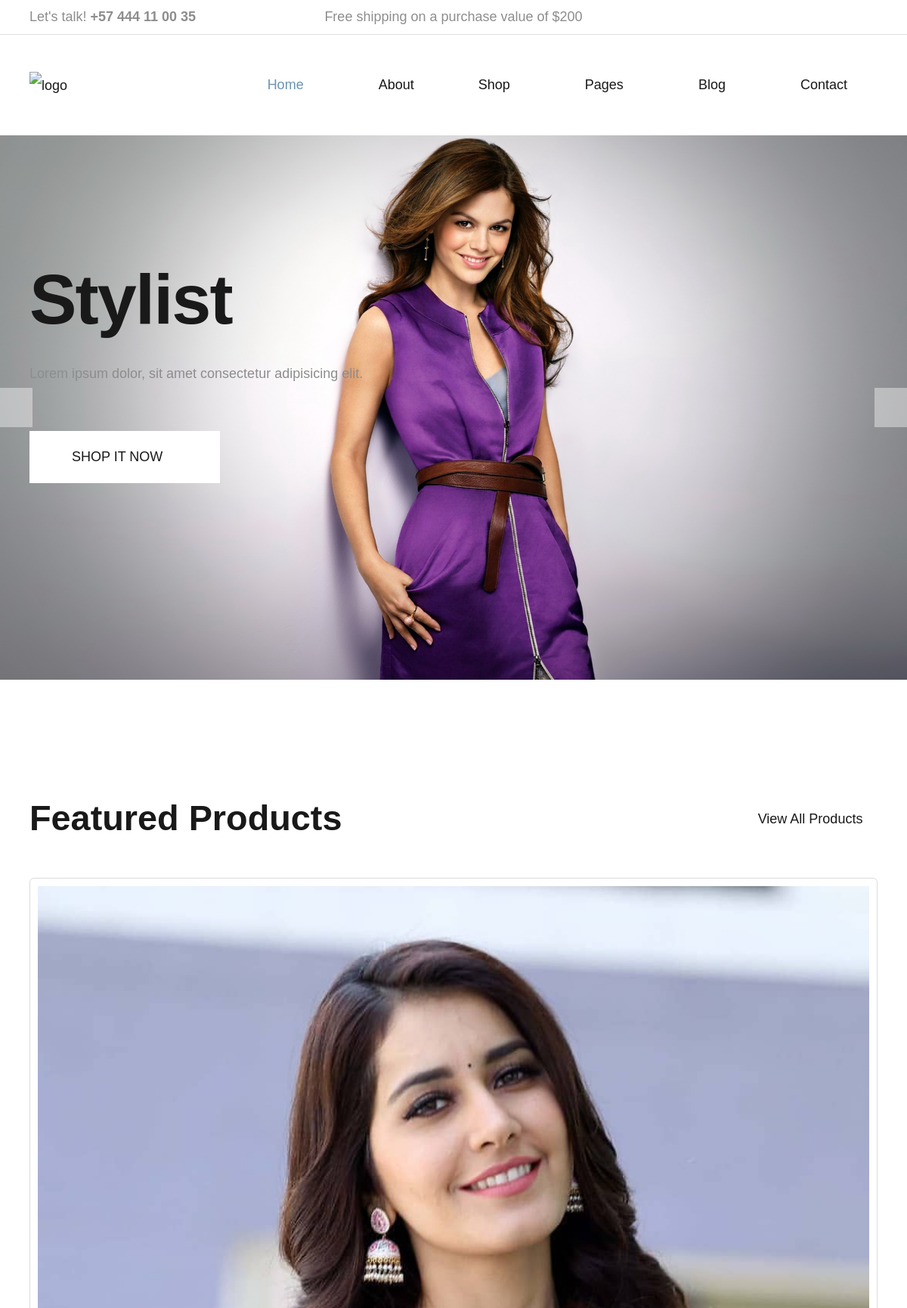
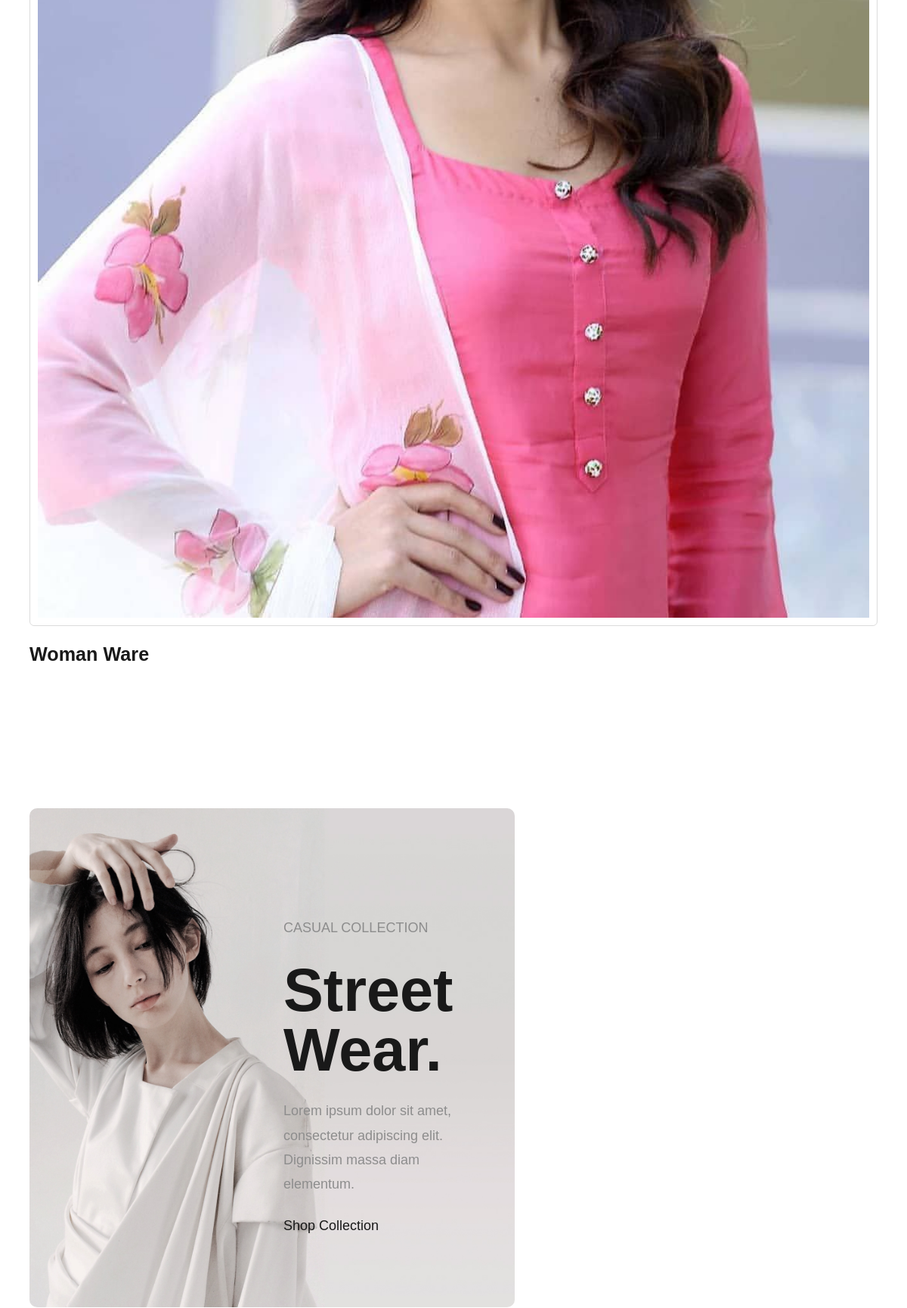
The page / (upper part) on the database its author committed (2 pictures, top to bottom).
### webapp/models.py (models this page shows)
class slider(models.Model):
    Title = models.CharField(max_length=100)
    Sub_title = models.CharField(max_length=100)
    image = models.FileField(upload_to="media/",default="")

class maincatagory(models.Model):
    name = models.CharField(max_length=100)
    image = models.FileField(upload_to="media/",default="")

### panel/views.py (the view)
# urls.py: path('',index),
def index(request):
    sdata = slider.objects.all()
    mcatd = maincatagory.objects.all()
    subd = subcatagory.objects.all()
    petad = petacatgory.objects.all()
    return render(request,'index.html',{'sdata':sdata,'mcatd':mcatd,'subd':subd,'petad':petad})

### panel/templates/index.html (shortened to what this page needs)
{% load static %}
<!DOCTYPE html>
<html lang="en">
<head>
  <link rel="stylesheet" type="text/css" href="{% static 'css/normalize.css' %}">
  <link rel="stylesheet" type="text/css" href="{% static 'icomoon/icomoon.css' %}">
  <link rel="stylesheet" type="text/css" href="{% static 'css/font-awesome.min.css' %}">
  <link rel="stylesheet" type="text/css" href="{% static 'css/vendor.css' %}">
  <link rel="stylesheet" type="text/css" href="{% static 'css/style.css' %}">
  <link rel="stylesheet" type="text/css" href="{% static 'css/css2.css' %}">
</head>
<body>
  <header id="header">
    <div id="header-wrap">
      <nav class="secondary-nav border-bottom">
        <div class="container">
          <div class="row d-flex align-items-center">
            <div class="col-md-4 header-contact">
              <p>Let's talk! <strong>+57 444 11 00 35</strong>
              </p>
            </div>
            <div class="col-md-4 shipping-purchase text-center">
              <p>Free shipping on a purchase value of $200</p>
            </div>
            <div class="col-md-4 col-sm-12 user-items">
              <ul class="d-flex justify-content-end list-unstyled">
                <li>
                  <a href="login.html">
                    <i class="icon icon-user"></i>
                  </a>
                </li>
                <li>
                  <a href="/cart">
                    <i class="icon icon-shopping-cart"></i>
                  </a>
                </li>
                <li>
                  <a href="/wishlist">
                    <i class="icon icon-heart"></i>
                  </a>
                </li>
                <li class="user-items search-item pe-3">
                  <a href="#" class="search-button">
                    <i class="icon icon-search"></i>
                  </a>
                </li>
              </ul>
            </div>
          </div>
        </div>
      </nav>
      <nav class="primary-nav padding-small">
        <div class="container">
          <div class="row d-flex align-items-center">
            <div class="col-lg-2 col-md-2">
              <div class="main-logo">
                <a href="/">
                  <img src="{% static 'images/main-logo.png' %}" alt="logo">
                </a>
              </div>
            </div>
            <div class="col-lg-10 col-md-10">
              <div class="navbar">
                <div id="main-nav" class="stellarnav d-flex justify-content-end right">
                  <ul class="menu-list">
                    <li class="menu-item has-sub">
                      <a href="/" class="item-anchor active d-flex align-item-center" data-effect="Home">Home<i
                          class="icon icon-chevron-down"></i></a>
                    </li>
                    <li><a href="/about" class="item-anchor" data-effect="About">About</a></li>
                    <li class="menu-item has-sub">
                      <a href="#" class="item-anchor d-flex align-item-center" data-effect="Shop">Shop<i
                          class="icon icon-chevron-down"></i></a>
                    </li>
                    <li class="menu-item has-sub">
                      <a href="#" class="item-anchor d-flex align-item-center" data-effect="Pages">Pages<i
                          class="icon icon-chevron-down"></i></a>
                    </li>
                    <li class="menu-item has-sub">
                      <a href="#" class="item-anchor d-flex align-item-center" data-effect="Blog">Blog<i
                          class="icon icon-chevron-down"></i></a>
                    </li>
                    <li><a href="/contact" class="item-anchor" data-effect="Contact">Contact</a></li>
                  </ul>
                </div>
              </div>
            </div>
          </div>
        </div>
      </nav>
    </div>
  </header>
  <section id="billboard" class="overflow-hidden">
    <button class="button-prev">
      <i class="icon icon-chevron-left"></i>
    </button>
    <button class="button-next">
      <i class="icon icon-chevron-right"></i>
    </button>
    <div class="swiper main-swiper">
      <div class="swiper-wrapper">
        {% for row in sdata %}
        <div class="swiper-slide"
          style="background-image: url('../../media/{{row.image}}');background-repeat: no-repeat;background-size: cover;background-position: center;">
          <div class="banner-content">
            <div class="container">
              <div class="row">
                <div class="col-md-6">
                  <h2 class="banner-title">{{row.Title}}</h2>
                  <p>{{row.Sub_title}}</p>
                  <div class="btn-wrap">
                    <a href="/shop" class="btn btn-light btn-medium d-flex align-items-center" tabindex="0">Shop it now <i class="icon icon-arrow-io"></i>
                    </a>
                  </div>
                </div>
              </div>
            </div>
          </div>
        </div>
        {% endfor%}
      </div>
    </div>
  </section>
  <section id="featured-products" class="product-store padding-large">
    <div class="container">
      <div class="section-header d-flex flex-wrap align-items-center justify-content-between">
        <h2 class="section-title">Featured Products</h2>
        <div class="btn-wrap">
          <a href="/shop" class="d-flex align-items-center">View all products <i
              class="icon icon icon-arrow-io"></i></a>
        </div>
      </div>
      <div class="swiper product-swiper overflow-hidden">
        <div class="swiper-wrapper">
          {% for row in mcatd %}
          <div class="swiper-slide">
            <div class="product-item">
              <div class="image-holder">
                <img src="../../media/{{row.image}}" alt="Books" class="product-image">
              </div>
              <div class="product-detail">
                <h3 class="product-title">
                  <a href="/single_product">{{row.name}}</a>
                </h3>
              </div>
            </div>
          </div>
          {% endfor %}
        </div>
      </div>
    </div>
  </section>
  <section id="latest-collection">
    <div class="container">
      <div class="product-collection row">
        <div class="col-lg-7 col-md-12 left-content">
          <div class="collection-item">
            <div class="products-thumb">
              <img src="{% static 'images/collection-item1.jpg' %}" alt="collection item" class="large-image image-rounded">
            </div>
            <div class="col-lg-6 col-md-6 col-sm-6 product-entry">
              <div class="categories">casual collection</div>
              <h3 class="item-title">street wear.</h3>
              <p>Lorem ipsum dolor sit amet, consectetur adipiscing elit. Dignissim massa diam elementum.</p>
              <div class="btn-wrap">
                <a href="/shop" class="d-flex align-items-center">shop collection <i class="icon icon-arrow-io"></i>
                </a>
              </div>
            </div>
          </div>
        </div>
      </div>
    </div>
  </section>
</body>
</html>

### static/icomoon/icomoon.css (style rules this page uses)
[class^="icon-"], [class*=" icon-"] { font-family: 'icomoon' !important; speak: never; font-style: normal; font-weight: normal; font-variant: normal; text-transform: none; line-height: 1; -webkit-font-smoothing: antialiased; -moz-osx-font-smoothing: grayscale; }
.icon-chevron-down:before { content: "\e908"; }
.icon-shopping-cart:before { content: "\e913"; }
.icon-arrow-io:before { content: "\e90a"; }
.icon-chevron-left:before { content: "\e90d"; }
.icon-chevron-right:before { content: "\e90e"; }
.icon-user:before { content: "\e907"; }
.icon-search:before { content: "\e905"; }
.icon-heart:before { content: "\e902"; }

### rows shown on the page
slider: image (picture), Title "Stylist", Sub_title "Lorem ipsum dolor, sit amet consectetur adipisicing elit."
maincatagory: image (picture), name "Woman Ware"
